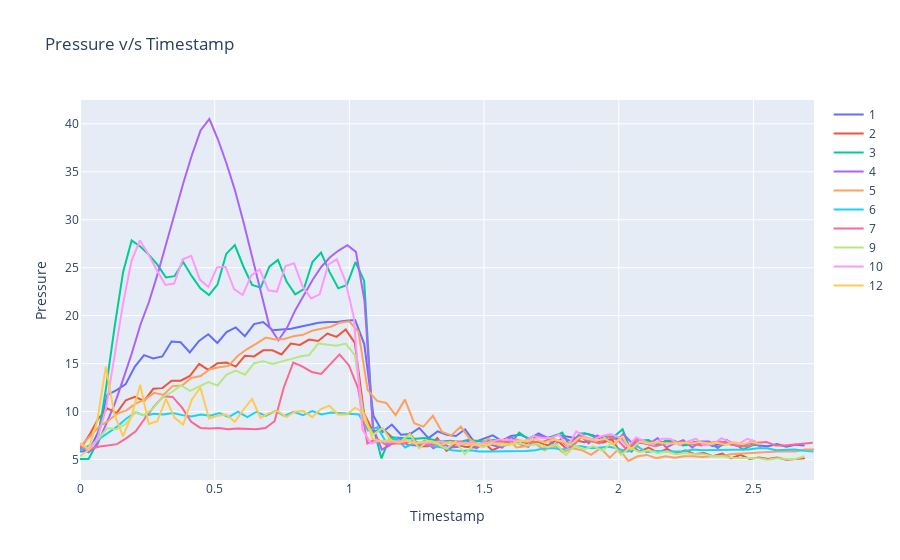

Source (notebook cell):
### Code cell
# Create traces
fig = go.Figure()
for id_ in list(set(train['breath_id']))[:10]:
    fig.add_trace(go.Scatter(x=train[train['breath_id']==id_]['time_step'], y=train[train['breath_id']==id_]['pressure'],
                        mode='lines',
                        name=str(id_)))
    
fig.update_layout(title='Pressure v/s Timestamp',
                   xaxis_title='Timestamp',
                   yaxis_title='Pressure')

fig.show()
